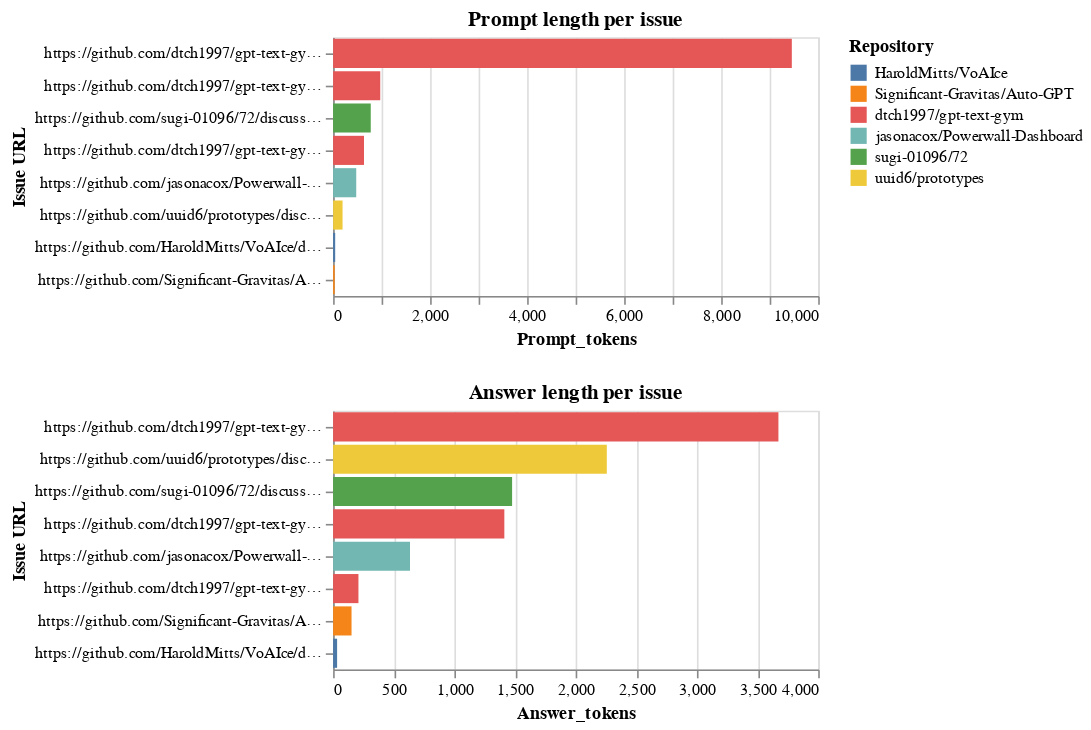

Write notebook code for a chart like this one.
### Code cell
prompt_length_per_issue_chart = alt.Chart(total_length_prompt_per_issue).mark_bar().encode(
    alt.X('Prompt_tokens:Q'),
    alt.Y('URL_discussion', sort='-x', title='Issue URL'),
    alt.Color('RepoName', title='Repository')
).properties(
    title='Prompt length per issue'
)
answer_length_per_issue_chart = alt.Chart(total_length_answer_per_issue).mark_bar().encode(
    alt.X('Answer_tokens:Q'),
    alt.Y('URL_discussion', sort='-x', title='Issue URL'),
     alt.Color('RepoName', title='Repository')
).properties(
    title='Answer length per issue'
)

prompt_length_per_issue_chart & answer_length_per_issue_chart

### Figure 1 — Vega-Lite specification as saved in the notebook (floating-point values rounded to 4 significant figures)
{"config": {"view": {"continuousWidth": 300, "continuousHeight": 300}}, "vconcat": [{"data": {"name": "data-6089e47b51b182115c784d70dc72a668"}, "mark": {"type": "bar"}, "encoding": {"color": {"field": "RepoName", "title": "Repository", "type": "nominal"}, "x": {"field": "Prompt_tokens", "type": "quantitative"}, "y": {"field": "URL_discussion", "sort": "-x", "title": "Issue URL", "type": "nominal"}}, "title": "Prompt length per issue"}, {"data": {"name": "data-e829e8cba212980d00fae03ec9a90fa6"}, "mark": {"type": "bar"}, "encoding": {"color": {"field": "RepoName", "title": "Repository", "type": "nominal"}, "x": {"field": "Answer_tokens", "type": "quantitative"}, "y": {"field": "URL_discussion", "sort": "-x", "title": "Issue URL", "type": "nominal"}}, "title": "Answer length per issue"}], "$schema": "https://vega.github.io/schema/vega-lite/v5.17.0.json", "datasets": {"data-6089e47b51b182115c784d70dc72a668": [{"URL_discussion": "https://github.com/HaroldMitts/VoAIce/discussions/5", "RepoName": "HaroldMitts/VoAIce", "Prompt_tokens": 43}, {"URL_discussion": "https://github.com/Significant-Gravitas/Auto-GPT/discussions/4734", "RepoName": "Significant-Gravitas/Auto-GPT", "Prompt_tokens": 33}, {"URL_discussion": "https://github.com/dtch1997/gpt-text-gym/discussions/4", "RepoName": "dtch1997/gpt-text-gym", "Prompt_tokens": 637}, {"URL_discussion": "https://github.com/dtch1997/gpt-text-gym/discussions/6", "RepoName": "dtch1997/gpt-text-gym", "Prompt_tokens": 972}, {"URL_discussion": "https://github.com/dtch1997/gpt-text-gym/discussions/7", "RepoName": "dtch1997/gpt-text-gym", "Prompt_tokens": 9456}, {"URL_discussion": "https://github.com/jasonacox/Powerwall-Dashboard/discussions/324", "RepoName": "jasonacox/Powerwall-Dashboard", "Prompt_tokens": 477}, {"URL_discussion": "https://github.com/sugi-01096/72/discussions/3", "RepoName": "sugi-01096/72", "Prompt_tokens": 776}, {"URL_discussion": "https://github.com/uuid6/prototypes/discussions/46", "RepoName": "uuid6/prototypes", "Prompt_tokens": 195}], "data-e829e8cba212980d00fae03ec9a90fa6": [{"URL_discussion": "https://github.com/HaroldMitts/VoAIce/discussions/5", "RepoName": "HaroldMitts/VoAIce", "Answer_tokens": 33}, {"URL_discussion": "https://github.com/Significant-Gravitas/Auto-GPT/discussions/4734", "RepoName": "Significant-Gravitas/Auto-GPT", "Answer_tokens": 152}, {"URL_discussion": "https://github.com/dtch1997/gpt-text-gym/discussions/4", "RepoName": "dtch1997/gpt-text-gym", "Answer_tokens": 209}, {"URL_discussion": "https://github.com/dtch1997/gpt-text-gym/discussions/6", "RepoName": "dtch1997/gpt-text-gym", "Answer_tokens": 1412}, {"URL_discussion": "https://github.com/dtch1997/gpt-text-gym/discussions/7", "RepoName": "dtch1997/gpt-text-gym", "Answer_tokens": 3672}, {"URL_discussion": "https://github.com/jasonacox/Powerwall-Dashboard/discussions/324", "RepoName": "jasonacox/Powerwall-Dashboard", "Answer_tokens": 634}, {"URL_discussion": "https://github.com/sugi-01096/72/discussions/3", "RepoName": "sugi-01096/72", "Answer_tokens": 1476}, {"URL_discussion": "https://github.com/uuid6/prototypes/discussions/46", "RepoName": "uuid6/prototypes", "Answer_tokens": 2257}]}}
